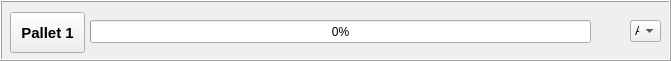
     <widget class="QFrame" name="frame">
      <property name="geometry">
       <rect>
        <x>10</x>
        <y>70</y>
        <width>671</width>
        <height>61</height>
       </rect>
      </property>
      <property name="frameShape">
       <enum>QFrame::Box</enum>
      </property>
      <property name="frameShadow">
       <enum>QFrame::Raised</enum>
      </property>
      <widget class="QProgressBar" name="prog1">
       <property name="geometry">
        <rect>
         <x>90</x>
         <y>20</y>
         <width>501</width>
         <height>23</height>
        </rect>
       </property>
       <property name="value">
        <number>0</number>
       </property>
      </widget>
      <widget class="QComboBox" name="pos1">
       <property name="geometry">
        <rect>
         <x>630</x>
         <y>20</y>
         <width>31</width>
         <height>22</height>
        </rect>
       </property>
       <item>
        <property name="text">
         <string>A</string>
        </property>
       </item>
       <item>
        <property name="text">
         <string>B</string>
        </property>
       </item>
      </widget>
      <widget class="QPushButton" name="pal_1">
       <property name="geometry">
        <rect>
         <x>10</x>
         <y>12</y>
         <width>75</width>
         <height>41</height>
        </rect>
       </property>
       <property name="font">
        <font>
         <pointsize>11</pointsize>
         <weight>75</weight>
         <bold>true</bold>
        </font>
       </property>
       <property name="text">
        <string>Pallet 1</string>
       </property>
       <attribute name="buttonGroup">
        <string notr="true">palbuttons</string>
       </attribute>
      </widget>
     </widget>
